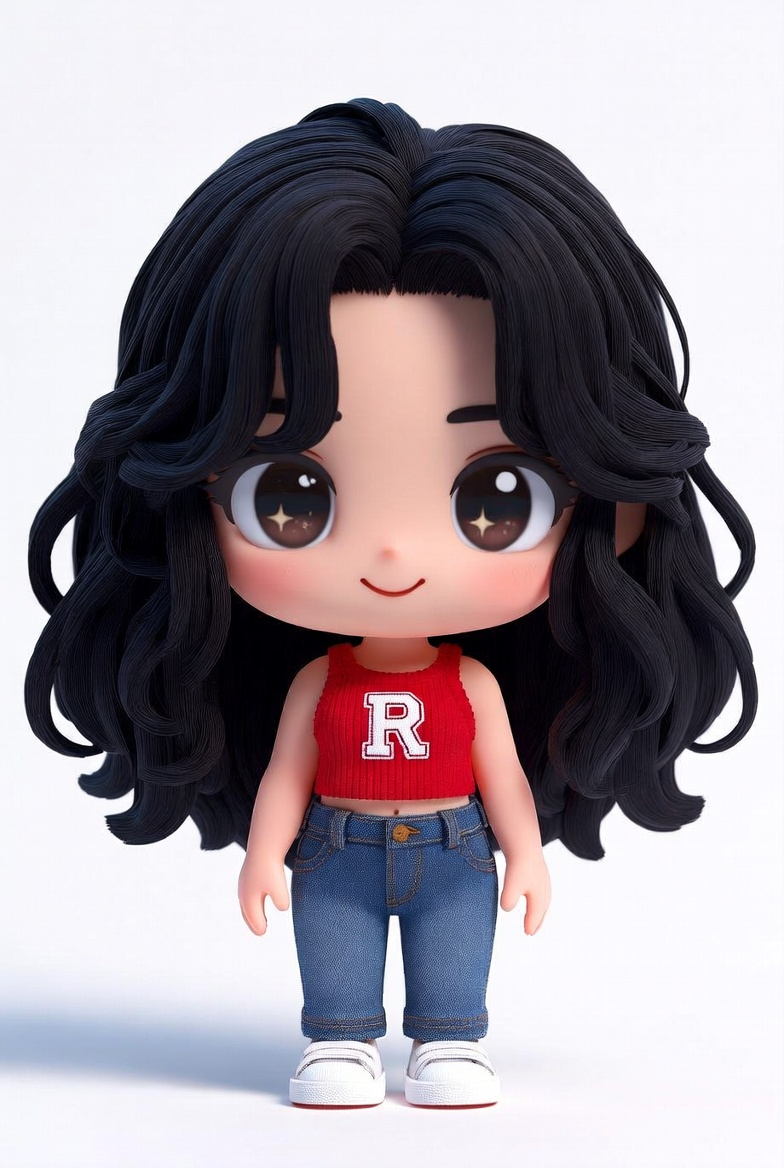
#> input picture sticker_engine/sticker_engine/resources/base_images/星星布丁/base1.jpg, 784 x 1168 px
$ python align_frames.py '../../../../sticker_engine/sticker_engine/resources/base_images/星星布丁/base1.jpg' out
#> lines starting #> are read from the running program, lines starting #| are printed output that depends on the picture; after the words box and inside, x2 and y2 are one past the last pixel; in counts of white or black regions, pixels touching at a corner belong together
#!/usr/bin/env python3
"""
帧对齐脚本 - 减少九宫格 GIF 晃动（v3 稳定版）

功能：
1. 自动检测背景色
2. 检测每帧角色位置（支持三种方法）
3. 计算所有帧的公共区域
4. 对齐并统一裁剪（不会有边缘超出问题）

使用方法：
    # 单个九宫格
    python align_frames.py input.png output.gif

    # 批量处理
    python align_frames.py --batch "帧图目录" "输出目录"

检测方法（经测试验证）：
    --method centroid  # 整体质心，最稳定（默认）
    --method head      # 头部区域质心
    --method top       # 头顶中心（不推荐）

原理（来自周五涵的建议）：
- 不扩大画布，而是缩小对齐
- 找到所有帧的公共区域，统一裁剪
- 代价是画面稍微缩小，但不会有边缘问题

作者：周三涵 + 周五涵
日期：2026-05-29
"""

from PIL import Image
import numpy as np
from pathlib import Path
import argparse

def detect_background_color(img):
    """自动检测背景色（取四角颜色的平均值）"""
    if img.mode != 'RGB':
        img = img.convert('RGB')

    arr = np.array(img)
    h, w = arr.shape[:2]

    corners = [
        arr[0:10, 0:10],
        arr[0:10, w-10:w],
        arr[h-10:h, 0:10],
        arr[h-10:h, w-10:w],
    ]

    all_corners = np.concatenate([c.reshape(-1, 3) for c in corners])
    return tuple(np.mean(all_corners, axis=0).astype(int))

def crop_9grid(img_path):
    """裁剪九宫格为9帧"""
    img = Image.open(img_path)
    width, height = img.size
    cell_w, cell_h = width // 3, height // 3

    frames = []
    for row in range(3):
        for col in range(3):
            left = col * cell_w
            top = row * cell_h
            cell = img.crop((left, top, left + cell_w, top + cell_h))
            frames.append(cell)

    return frames

def find_character_center(img, bg_color, method='centroid', tolerance=15):
    """
    检测角色中心位置

    method:
    - centroid: 整体质心（推荐，最稳定）
    - head: 头部区域质心（上1/3区域）
    - top: 头顶中心（最上方像素行中心）
    """
    if img.mode != 'RGB':
        img = img.convert('RGB')

    arr = np.array(img)
    h, w = arr.shape[:2]

    # 背景检测
    bg_match = np.all(np.abs(arr - bg_color) <= tolerance, axis=2)
    character_mask = ~bg_match

    if method == 'centroid':
        # 整体质心
        y_indices, x_indices = np.where(character_mask)
        if len(x_indices) == 0:
            return None
        return np.mean(x_indices), np.mean(y_indices)

    elif method == 'head':
        # 头部区域（上1/3）
        head_region = character_mask[:h//3, :]
        if not np.any(head_region):
            head_region = character_mask[:h//2, :]
        if not np.any(head_region):
            return None
        y_indices, x_indices = np.where(head_region)
        return np.mean(x_indices), np.mean(y_indices)

    elif method == 'top':
        # 头顶中心
        rows_with_character = np.any(character_mask, axis=1)
        if not np.any(rows_with_character):
            return None
        top_row = np.where(rows_with_character)[0][0]
        cols_in_top_row = np.where(character_mask[top_row, :])[0]
        if len(cols_in_top_row) == 0:
            return None
        return np.mean(cols_in_top_row), float(top_row)

    return None

def align_and_crop(frames, bg_color, method='centroid'):
    """
    对齐并统一裁剪（v3 改进版）

    1. 找到所有帧角色位置的平均中心
    2. 计算每帧需要的平移量
    3. 计算所有帧的公共区域
    4. 裁剪并返回统一尺寸的帧
    """
    original_w, original_h = frames[0].size

    # 检测每帧中心
    centers = []
    for frame in frames:
        center = find_character_center(frame, bg_color, method)
        centers.append(center if center else (original_w/2, original_h/2))

    # 计算平均中心
    avg_cx = np.mean([c[0] for c in centers])
    avg_cy = np.mean([c[1] for c in centers])

    # 计算每帧的平移量
    offsets = [(avg_cx - c[0], avg_cy - c[1]) for c in centers]

    # 计算所有帧平移后的有效边界
    left_bounds = [max(0, o[0]) for o in offsets]
    right_bounds = [min(original_w, original_w + o[0]) for o in offsets]
    top_bounds = [max(0, o[1]) for o in offsets]
    bottom_bounds = [min(original_h, original_h + o[1]) for o in offsets]

    # 找到所有帧的公共区域
    crop_left = int(np.ceil(max(left_bounds)))
    crop_right = int(np.floor(min(right_bounds)))
    crop_top = int(np.ceil(max(top_bounds)))
    crop_bottom = int(np.floor(min(bottom_bounds)))

    crop_w = crop_right - crop_left
    crop_h = crop_bottom - crop_top

    if crop_w <= 0 or crop_h <= 0:
        print("  WARNING: No common area! Using original size.")
        crop_left, crop_top = 0, 0
        crop_right, crop_bottom = original_w, original_h
        crop_w, crop_h = original_w, original_h

    # 对齐并裁剪每帧
    aligned_frames = []
    for frame, (ox, oy) in zip(frames, offsets):
        aligned = Image.new('RGB', (original_w, original_h), bg_color)
        paste_x = int(round(ox))
        paste_y = int(round(oy))
        aligned.paste(frame, (paste_x, paste_y))
        cropped = aligned.crop((crop_left, crop_top, crop_right, crop_bottom))
        aligned_frames.append(cropped)

    max_offset = (max(abs(o[0]) for o in offsets), max(abs(o[1]) for o in offsets))

    return aligned_frames, (crop_w, crop_h), (avg_cx, avg_cy), max_offset

def make_gif(frames, output_path, duration=100):
    """生成循环播放的 GIF"""
    play_frames = frames + frames[-2:0:-1]
    frames[0].save(
        output_path,
        save_all=True,
        append_images=play_frames[1:],
        duration=duration,
        loop=0,
        disposal=2
    )

def process_single(input_path, output_path, duration=100, method='centroid'):
    """处理单个九宫格"""
    input_path = Path(input_path)
    output_path = Path(output_path)

    print(f"Processing {input_path.name}...")

    frames = crop_9grid(input_path)
    original_size = frames[0].size
    bg_color = detect_background_color(frames[0])

    aligned_frames, new_size, avg_center, max_offset = align_and_crop(frames, bg_color, method)

    print(f"  Original: {original_size[0]}x{original_size[1]}")
    print(f"  After crop: {new_size[0]}x{new_size[1]}")
    print(f"  Max offset: ({max_offset[0]:.1f}, {max_offset[1]:.1f})px")

    output_path.parent.mkdir(parents=True, exist_ok=True)
    make_gif(aligned_frames, output_path, duration)
    print(f"  Output: {output_path}")

    return new_size, max_offset

# [30 lines left out: function process_batch, not called in this run]

def main():
    parser = argparse.ArgumentParser(description='Frame Alignment v3 - Stable Edition')
    parser.add_argument('input', help='Input PNG file or directory')
    parser.add_argument('output', help='Output GIF file or directory')
    parser.add_argument('--batch', action='store_true', help='Batch mode')
    parser.add_argument('--duration', type=int, default=100, help='Frame duration in ms')
    parser.add_argument('--method', choices=['centroid', 'head', 'top'], default='centroid',
                        help='Detection method (default: centroid, recommended)')

    args = parser.parse_args()

    if args.batch:
        process_batch(args.input, args.output, args.duration, args.method)
    else:
        process_single(args.input, args.output, args.duration, args.method)
#> in crop_9grid, img is the input picture: PIL image 784x1168 RGB; mean R, G, B 157.1, 148.2, 155.7
#> after the loop in crop_9grid, `for row in range(3):`: frames = 9 items
#> in detect_background_color, `arr = np.array(img)`:
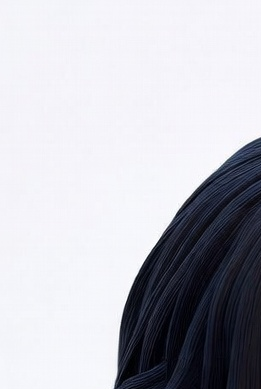
#> arr: shape (389, 261, 3); mean R, G, B 188.2, 188.6, 195.9
#> in detect_background_color, `all_corners = np.concatenate([c.reshape(-1, 3) for c in corners])`: all_corners = 400 rows, first 8: [244, 243, 249], [244, 243, 249], [244, 243, 249], [244, 243, 249], [245, 244, 250], [245, 244, 250], [245, 244, 250], [245, 244, 250]
#> in process_single, `bg_color = detect_background_color(frames[0])`: bg_color = (189, 188, 194)
#> the loop in align_and_crop, `for frame in frames:` made 9 passes
#> center on passes 1 to 8: (130, 194), (130, 194), (130, 193.9), (129.9, 194.1), (130, 194.2), (130.1, 194.1), (129.8, 193.8), (130.1, 193.2)
#> pass 1, in find_character_center, `bg_match = np.all(np.abs(arr - bg_color) <= tolerance, axis=2)`:
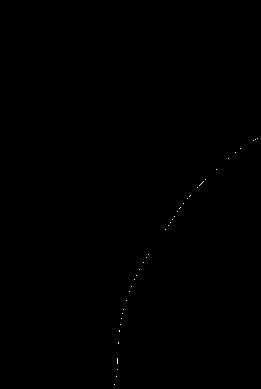
#> bg_match: shape (389, 261) bool; 0.05% white in thin lines or dots, all inside (x1, y1, x2, y2) = (114, 138, 258, 385)
#> pass 2, in find_character_center (call 2), `arr = np.array(img)`:
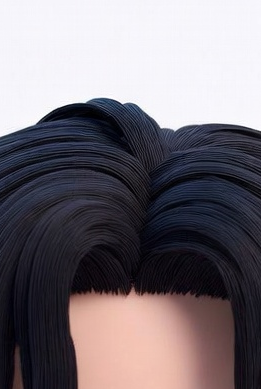
#> arr: shape (389, 261, 3); mean R, G, B 119.7, 112.8, 119.4
#> pass 2, in find_character_center (call 2), `bg_match = np.all(np.abs(arr - bg_color) <= tolerance, axis=2)`:
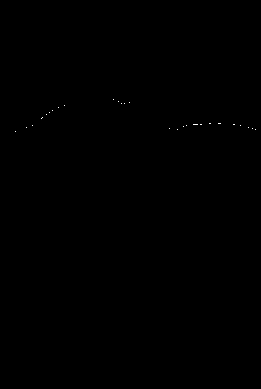
#> bg_match: shape (389, 261) bool; 0.04% white in thin lines or dots, all inside (x1, y1, x2, y2) = (15, 99, 256, 132)
#> after the loop in align_and_crop, `for frame in frames:`: centers = [(130, 194), (130, 194), (130, 193.9), (129.9, 194.1), (130, 194.2), (130.1, 194.1), (129.8, 193.8), (130.1, 193.2), (130, 194.1)]
#> in align_and_crop, `avg_cx = np.mean([c[0] for c in centers])`: avg_cx = 130
#> in align_and_crop, `avg_cy = np.mean([c[1] for c in centers])`: avg_cy = 193.9
#> in align_and_crop, `offsets = [(avg_cx - c[0], avg_cy - c[1]) for c in centers]`: offsets = [(0.00741, -0.0403), (-0.00104, -0.0984), (-0.0212, 0.0191), (0.0871, -0.124), (-0.0547, -0.245), (-0.0624, -0.146), (0.165, 0.132), (-0.0939, 0.698), (-0.0265, -0.195)]
#> in align_and_crop, `left_bounds = [max(0, o[0]) for o in offsets]`: left_bounds = [0.00741, 0, 0, 0.0871, 0, 0, 0.165, 0, 0]
#> in align_and_crop, `right_bounds = [min(original_w, original_w + o[0]) for o in offsets]`: right_bounds = [261, 261, 261, 261, 260.9, 260.9, 261, 260.9, 261]
#> in align_and_crop, `top_bounds = [max(0, o[1]) for o in offsets]`: top_bounds = [0, 0, 0.0191, 0, 0, 0, 0.132, 0.698, 0]
#> in align_and_crop, `bottom_bounds = [min(original_h, original_h + o[1]) for o in offsets]`: bottom_bounds = [389, 388.9, 389, 388.9, 388.8, 388.9, 389, 389, 388.8]
#> in align_and_crop, `crop_left = int(np.ceil(max(left_bounds)))`: crop_left = 1
#> in align_and_crop, `crop_right = int(np.floor(min(right_bounds)))`: crop_right = 260
#> in align_and_crop, `crop_top = int(np.ceil(max(top_bounds)))`: crop_top = 1
#> in align_and_crop, `crop_bottom = int(np.floor(min(bottom_bounds)))`: crop_bottom = 388
#> in align_and_crop, `crop_w = crop_right - crop_left`: crop_w = 259
#> in align_and_crop, `crop_h = crop_bottom - crop_top`: crop_h = 387
#> the loop in align_and_crop, `for frame, (ox, oy) in zip(frames, offsets):` made 9 passes
#> (ox, oy, paste_y) on passes 1 to 8: (0.00741, -0.0403, 0), (-0.00104, -0.0984, 0), (-0.0212, 0.0191, 0), (0.0871, -0.124, 0), (-0.0547, -0.245, 0), (-0.0624, -0.146, 0), (0.165, 0.132, 0), (-0.0939, 0.698, 1)
#> pass 1, in align_and_crop, `aligned = Image.new('RGB', (original_w, original_h), bg_color)`:
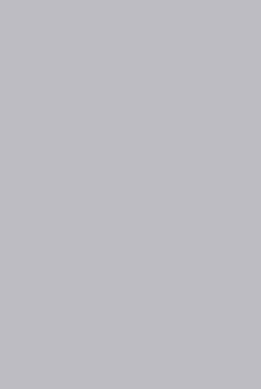
#> aligned: PIL image 261x389 RGB; mean R, G, B 189, 188, 194
#> pass 3, in align_and_crop, `cropped = aligned.crop((crop_left, crop_top, crop_right, crop_bottom))`:
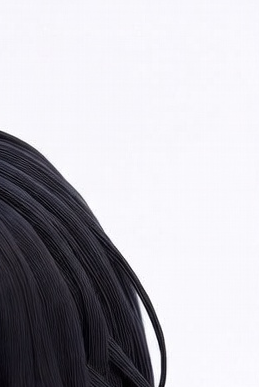
#> cropped: PIL image 259x387 RGB; mean R, G, B 187.7, 186.3, 192.5
#> after the loop in align_and_crop, `for frame, (ox, oy) in zip(frames, offsets):`:
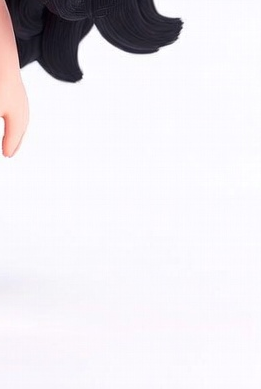
#> aligned: PIL image 261x389 RGB; mean R, G, B 231.8, 228.7, 233.5
#> after the loop in align_and_crop, `for frame, (ox, oy) in zip(frames, offsets):`: aligned_frames = 9 items
#> in align_and_crop, `max_offset = (max(abs(o[0]) for o in offsets), max(abs(o[1]) for o in ..`: max_offset = (0.165, 0.698)
#> in process_single, `aligned_frames, new_size, avg_center, max_offset = align_and_crop(fram..`: aligned_frames = 9 items; new_size = (259, 387); avg_center = (130, 193.9); max_offset = (0.165, 0.698)
#|   Original: 261x389
#|   After crop: 259x387
#|   Max offset: (0.2, 0.7)px
#> in make_gif, `play_frames = frames + frames[-2:0:-1]`: play_frames = 16 items

if __name__ == "__main__":
    main()

$ run again, on sticker_engine/sticker_engine/resources/base_images/星星布丁/base3.png
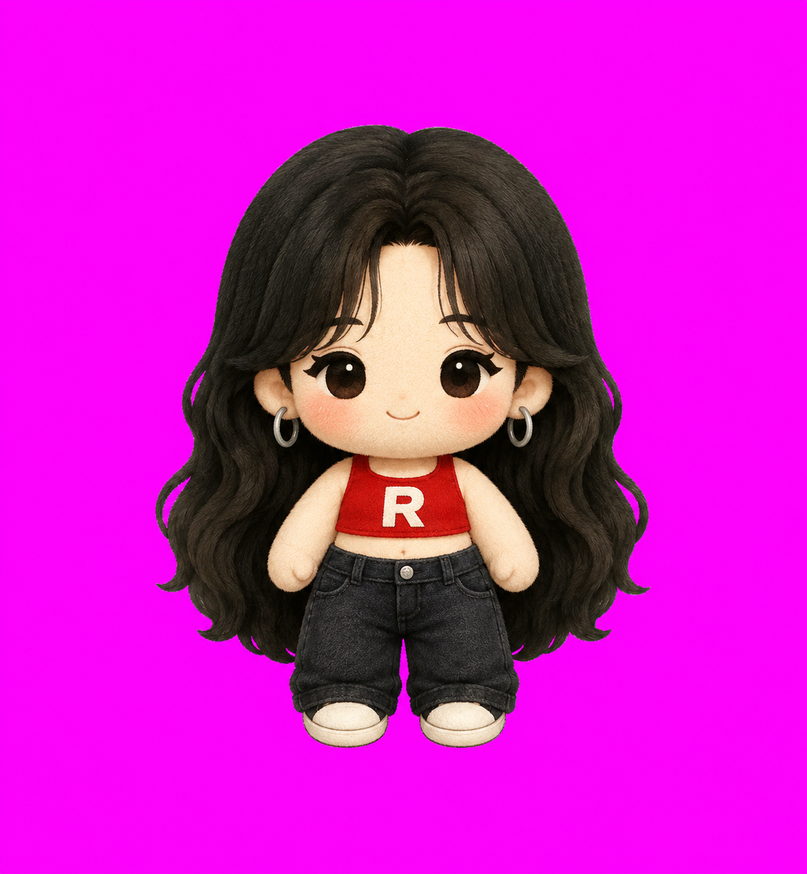
#> input picture sticker_engine/sticker_engine/resources/base_images/星星布丁/base3.png, 807 x 874 px, shrunk from 1205 x 1305 before the run
#> in crop_9grid, img is the input picture: PIL image 807x874 RGB; mean R, G, B 201.8, 24.7, 191.1
#> after the loop in crop_9grid, `for row in range(3):`: frames = 9 items
#> all_corners = 400 rows, first 8: [244, 10, 245], [250, 5, 250], [251, 3, 251], [250, 3, 251], [250, 3, 251], [250, 4, 251], [250, 4, 250], [250, 4, 250]
#> bg_color = (194, 8, 192)
#> the loop in align_and_crop, `for frame in frames:` made 9 passes
#> after the loop in align_and_crop, `for frame in frames:`: centers = [(134, 145), (134, 145), (134, 145), (134, 145), (134, 145), (134, 145), (134, 145), (134, 145), (134, 145)]
#> avg_cx = 134
#> avg_cy = 145
#> offsets = [(0.000331, 0.00538), (-0.00243, 0.00391), (-0.000743, 0.00354), (0.00793, 0.00566), (-0.000743, 0.00354), (-0.00868, 0.00482), (0.0112, -0.00658), (-0.000449, -0.0151), (-0.00638, -0.0052)]
#> left_bounds = [0.000331, 0, 0, 0.00793, 0, 0, 0.0112, 0, 0]
#> right_bounds = [269, 269, 269, 269, 269, 269, 269, 269, 269]
#> top_bounds = [0.00538, 0.00391, 0.00354, 0.00566, 0.00354, 0.00482, 0, 0, 0]
#> bottom_bounds = [291, 291, 291, 291, 291, 291, 291, 291, 291]
#> crop_left = 1
#> crop_right = 268
#> crop_top = 1
#> crop_bottom = 290
#> crop_w = 267
#> crop_h = 289
#> the loop in align_and_crop, `for frame, (ox, oy) in zip(frames, offsets):` made 9 passes
#> pass 1, in align_and_crop, `aligned = Image.new('RGB', (original_w, original_h), bg_color)`:
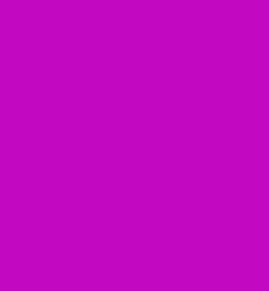
#> aligned: PIL image 269x291 RGB; mean R, G, B 194, 8, 192
#> after the loop in align_and_crop, `for frame, (ox, oy) in zip(frames, offsets):`:
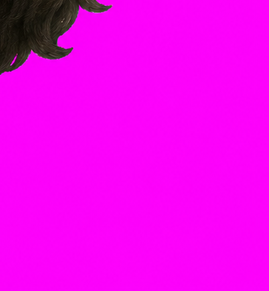
#> aligned: PIL image 269x291 RGB; mean R, G, B 239.3, 4.2, 237.4
#> after the loop in align_and_crop, `for frame, (ox, oy) in zip(frames, offsets):`: aligned_frames = 9 items
#> in align_and_crop, `max_offset = (max(abs(o[0]) for o in offsets), max(abs(o[1]) for o in ..`: max_offset = (0.0112, 0.0151)
#> in process_single, `aligned_frames, new_size, avg_center, max_offset = align_and_crop(fram..`: aligned_frames = 9 items; new_size = (267, 289); avg_center = (134, 145); max_offset = (0.0112, 0.0151)
#|   Original: 269x291
#|   After crop: 267x289
#|   Max offset: (0.0, 0.0)px
#> play_frames = 16 items

$ run again, on sticker_engine/sticker_engine/resources/base_images/星星布丁/base5.png
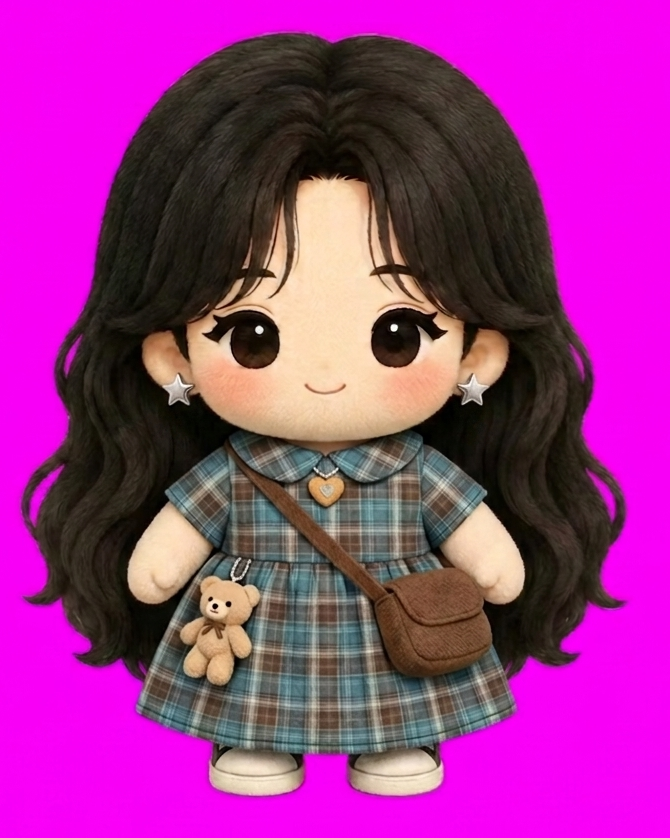
#> input picture sticker_engine/sticker_engine/resources/base_images/星星布丁/base5.png, 670 x 838 px
#> in crop_9grid, img is the input picture: PIL image 670x838 RGBA; mean R, G, B, A 156.1, 48.5, 139.4, 255
#> after the loop in crop_9grid, `for row in range(3):`: frames = 9 items
#> in detect_background_color, `img = img.convert('RGB')`:
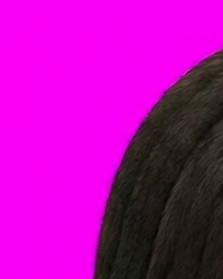
#> img: PIL image 223x279 RGB; mean R, G, B 176.5, 11.4, 170.6
#> all_corners = 400 rows, first 8: [247, 1, 248], [246, 0, 247], [246, 0, 247], [246, 0, 247], [248, 0, 247], [248, 0, 247], [248, 0, 246], [248, 0, 246]
#> bg_color = (194, 6, 188)
#> the loop in align_and_crop, `for frame in frames:` made 9 passes
#> center on passes 1 to 8: (111, 138.9), (111, 139.1), (111, 139), (111.2, 139), (111, 139), (110.9, 138.9), (111, 139.1), (111, 138.9)
#> after the loop in align_and_crop, `for frame in frames:`: centers = [(111, 138.9), (111, 139.1), (111, 139), (111.2, 139), (111, 139), (110.9, 138.9), (111, 139.1), (111, 138.9), (111, 139.1)]
#> avg_cx = 111
#> avg_cy = 139
#> offsets = [(0.0378, 0.0849), (-0.0171, -0.0768), (0.0072, 0.0156), (-0.156, -0.000717), (0.0121, 0.00135), (0.0801, 0.0671), (-0.0013, -0.112), (0.0326, 0.119), (0.0048, -0.0989)]
#> left_bounds = [0.0378, 0, 0.0072, 0, 0.0121, 0.0801, 0, 0.0326, 0.0048]
#> right_bounds = [223, 223, 223, 222.8, 223, 223, 223, 223, 223]
#> top_bounds = [0.0849, 0, 0.0156, 0, 0.00135, 0.0671, 0, 0.119, 0]
#> bottom_bounds = [279, 278.9, 279, 279, 279, 279, 278.9, 279, 278.9]
#> crop_left = 1
#> crop_right = 222
#> crop_top = 1
#> crop_bottom = 278
#> crop_w = 221
#> crop_h = 277
#> the loop in align_and_crop, `for frame, (ox, oy) in zip(frames, offsets):` made 9 passes
#> after the loop in align_and_crop, `for frame, (ox, oy) in zip(frames, offsets):`:
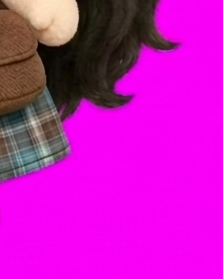
#> aligned: PIL image 223x279 RGB; mean R, G, B 197.3, 23.4, 187.6
#> after the loop in align_and_crop, `for frame, (ox, oy) in zip(frames, offsets):`: aligned_frames = 9 items
#> in align_and_crop, `max_offset = (max(abs(o[0]) for o in offsets), max(abs(o[1]) for o in ..`: max_offset = (0.156, 0.119)
#> in process_single, `aligned_frames, new_size, avg_center, max_offset = align_and_crop(fram..`: aligned_frames = 9 items; new_size = (221, 277); avg_center = (111, 139); max_offset = (0.156, 0.119)
#|   Original: 223x279
#|   After crop: 221x277
#|   Max offset: (0.2, 0.1)px
#> play_frames = 16 items
